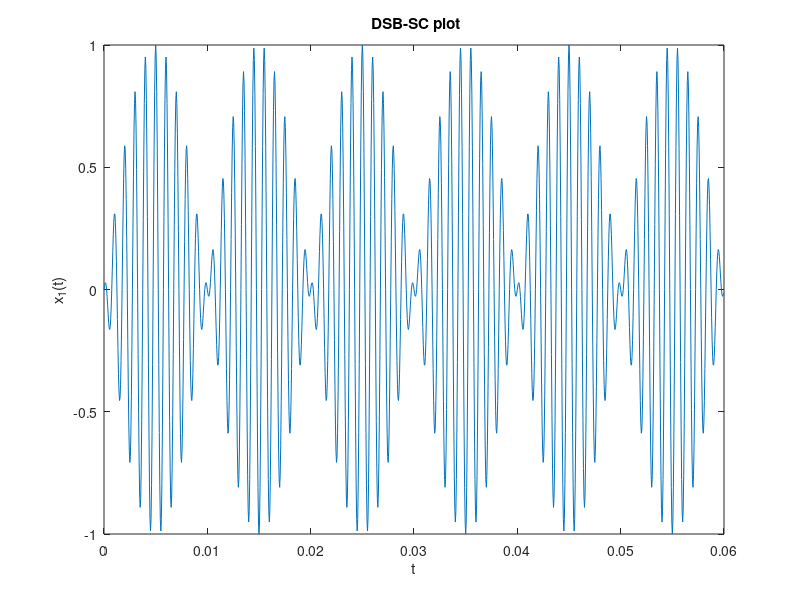
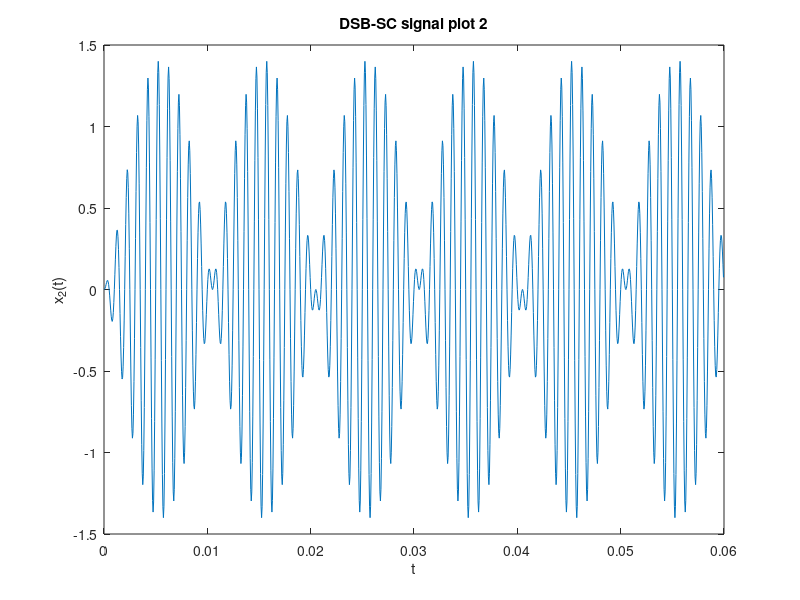
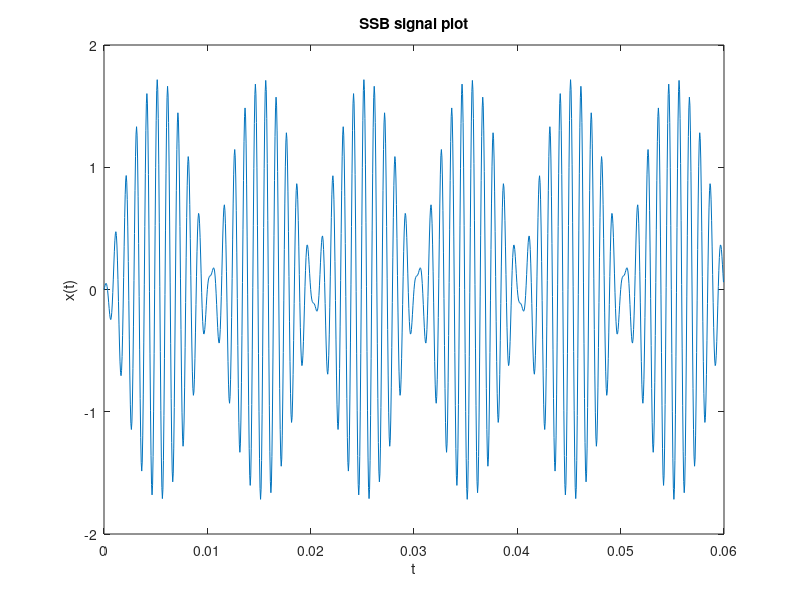

The MATLAB script that drew these images, in order:
Num=1200; 
Fsample=20e3;
Tsample=1/Fsample; 
t=0:Tsample:Tsample*(Num-1); 
message=sin(100*pi*t); 
fcarrier=1000; 

x1=message.*cos(2*pi*fcarrier*t); 
figure(1)
plot(t,x1);
title(' DSB-SC plot');
xlabel('t');
ylabel('x_1(t)');



h=1./(pi*t(2:51)); 
mh=conv(h,message);
mh=Tsample*mh(1:Num);


x2=mh.*sin(2*pi*fcarrier*t);
figure(2)
plot(t,x2);
title(' DSB-SC signal plot 2 ');
xlabel('t');
ylabel('x_2(t)');


x=x1+x2;
figure(3)
plot(t,x);
title('SSB signal plot');
xlabel('t');
ylabel('x(t)');
